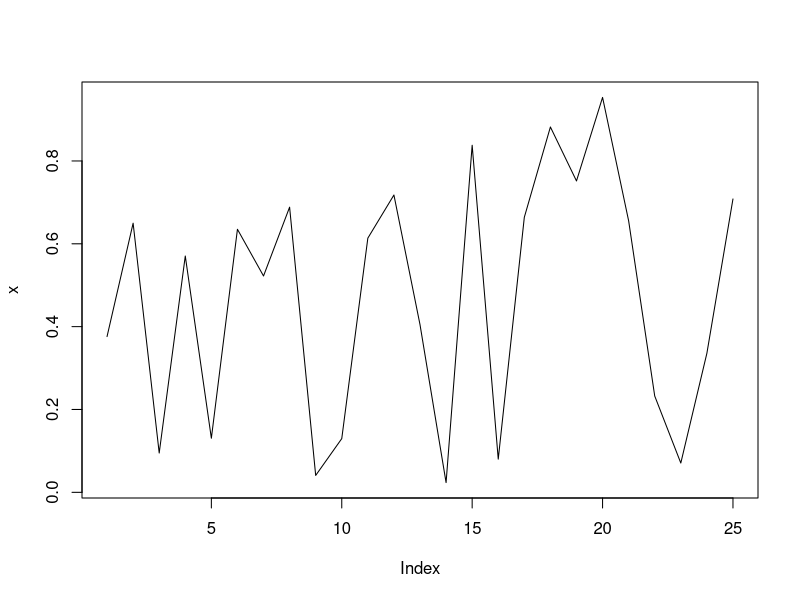
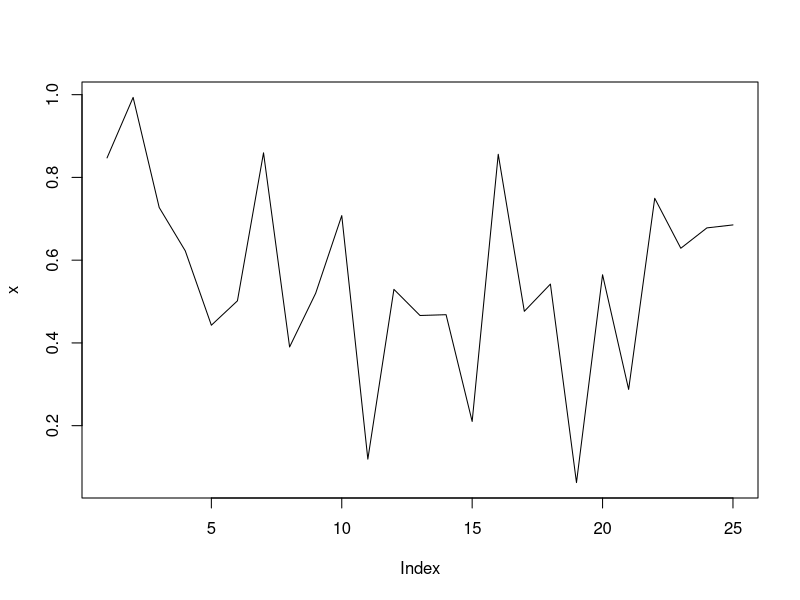
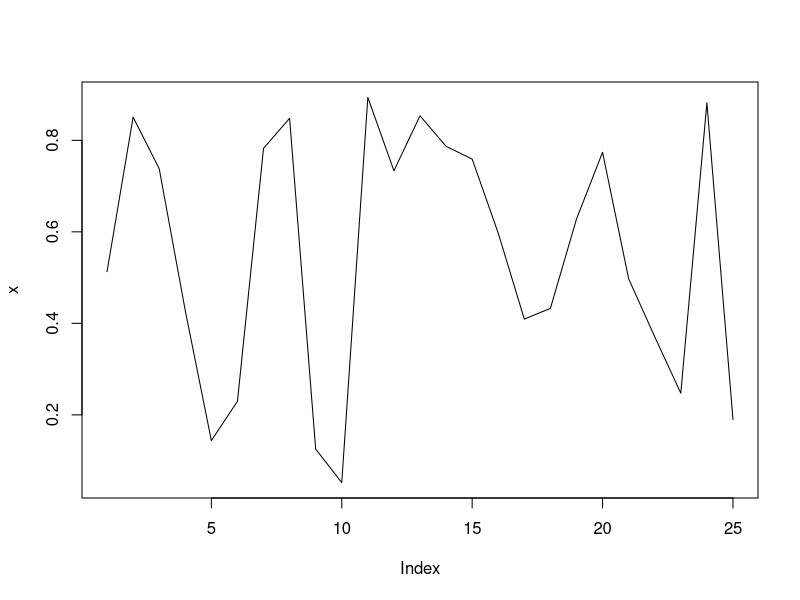
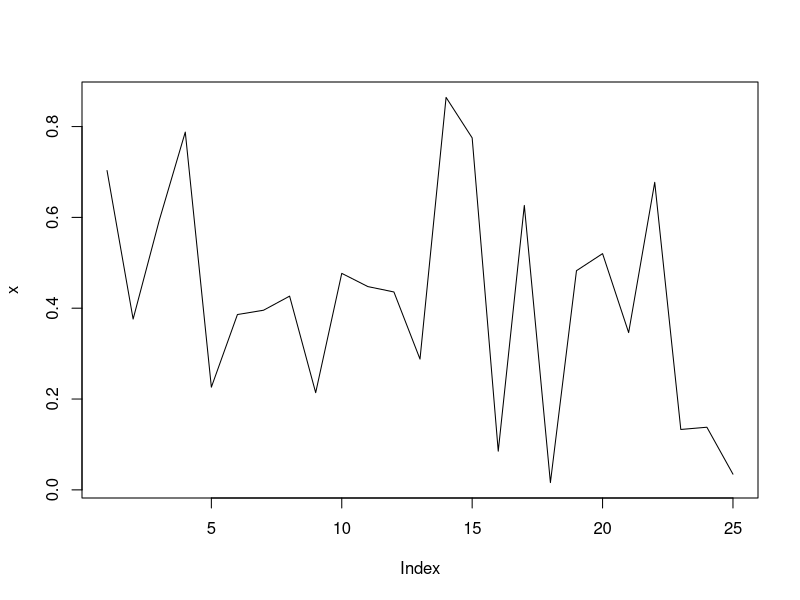
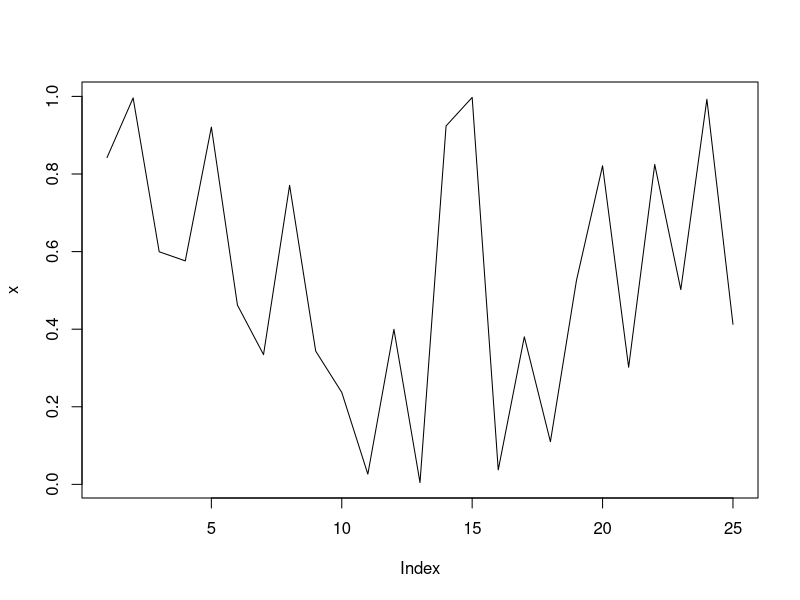
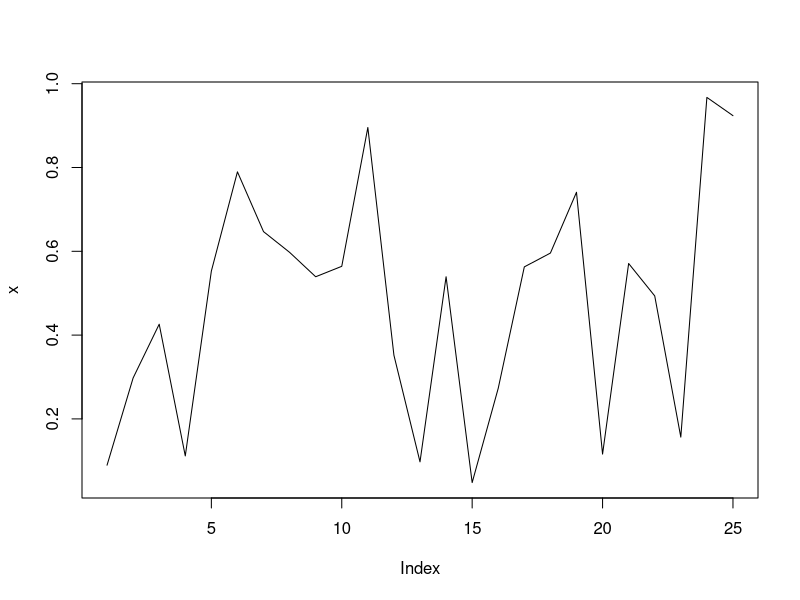
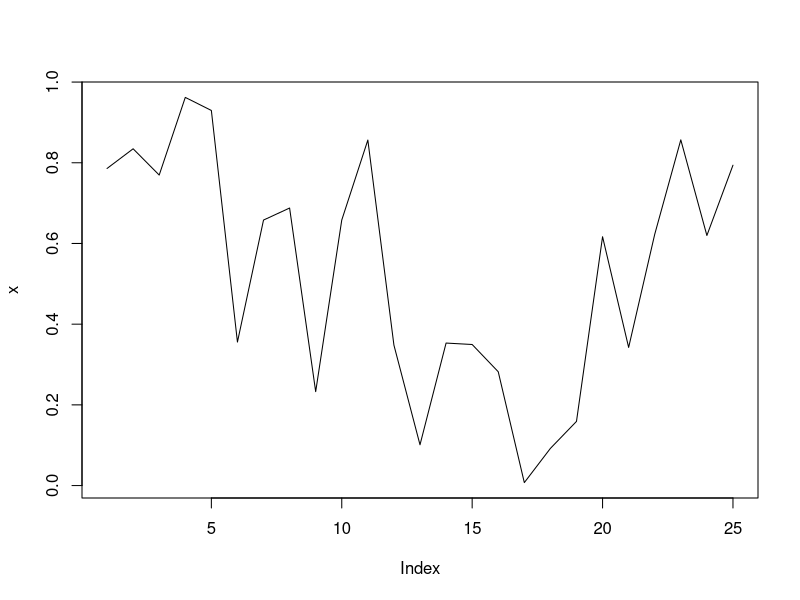
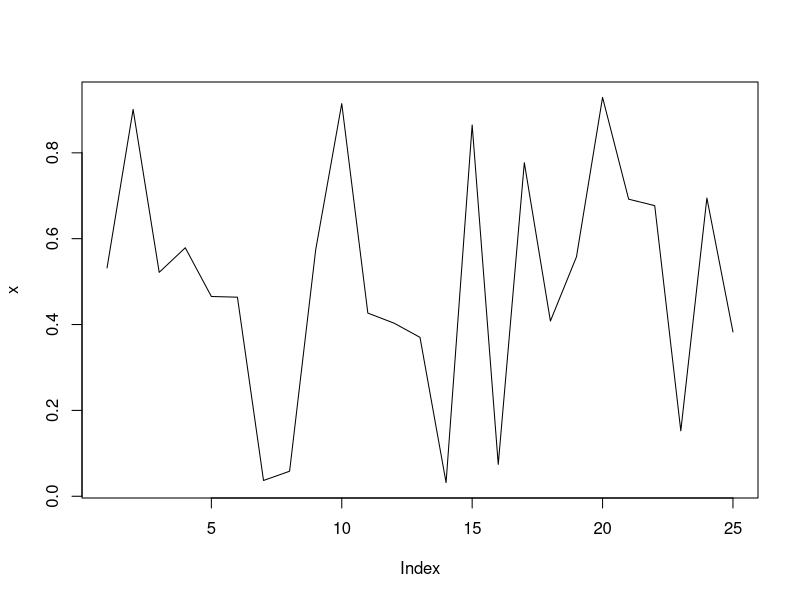

The R script that drew these images, in order: (Note: this script raises an error after producing the figures.)
## ---- chunk 1
knitr::opts_chunk$set(echo = TRUE)
## ---- chunk 2
i = 1
(2^i)^20
## ---- chunk 3
n = 4
(2*n+1)^13
## ---- chunk 4
i = 0:1
resultado1 = (2^i)^20
n = 0:4
resultado2 = (2*n+1)^13
interseccion = intersect(resultado1, resultado2)
interseccion
## ---- chunk 5
t = 1
(sin(2*pi*t))^5
## ---- chunk 6
runif(10)
## ---- chunk 7
c("A","B","C","D","E","F","G","H","I","J","K","L","M","N","Ñ","O")

## ---- chunk 8
x1 <- c("1","2",2+3i,5+41)
x2 <- log(c(T,T,T,T,F))
x3 <- !(c(1,3,4,12,12.1,99,100))
x4 <- c(1,2,3)<"a"
x5 <- 1:10
## ---- chunk 9
cat("x1 es de tipo:", typeof(x1), "\n")
cat("x2 es de tipo:", typeof(x2), "\n")
cat("x3 es de tipo:", typeof(x3), "\n")
cat("x4 es de tipo:", typeof(x4), "\n")
cat("x5 es de tipo:", typeof(x5), "\n")
## ---- chunk 10
columna1 = c("v", "e","i")
columna2 = c("a", "b","c")
matriz1 = matrix(c(columna1, columna2), nrow = 2, ncol = 3)
matriz1

## ---- chunk 11
matriz_a <- matrix(rep("a", 16), nrow = 4, ncol = 4)
matriz_a
## ---- chunk 12
columna1 = c("a","o","u","d","z")
columna2 = c("f","ñ","h","i","j")
columna3 = c("p","l","h","e","x")
columna4 = c("o","k","q","r","s")
columna5 = c("r","ñ","v","w","o")
matriz1 =matrix(c(columna1, columna2, columna3, columna4, columna5), nrow = 5, ncol =5)
matriz1
## ---- chunk 13
columna1 = c("a","b")
columna2 = c("c","d")
matriz1 =matrix(c(columna1,columna2), nrow = 2, ncol= 2)
matriz1
## ---- chunk 14
x <- list(1,"a",2+3i,T,F,1L)
dim(x) <- c(2,3)
## ---- chunk 15
if (!file.exists("TAREAXD")) {
  dir.create("TAREAXD")
} #Crear la carpeta "TAREAXD" si no existe

setwd("TAREAXD") #Establecer el directorio de trabajo en la carpeta "TAREAXD"


for(i in 1:40){
  x <- runif(25)
write(x,paste("Archivo",i,".txt", sep=""))
pdf(paste("Archivo",i,".pdf", sep=""))
plot(x,type ="l")
dev.off()
}
  
